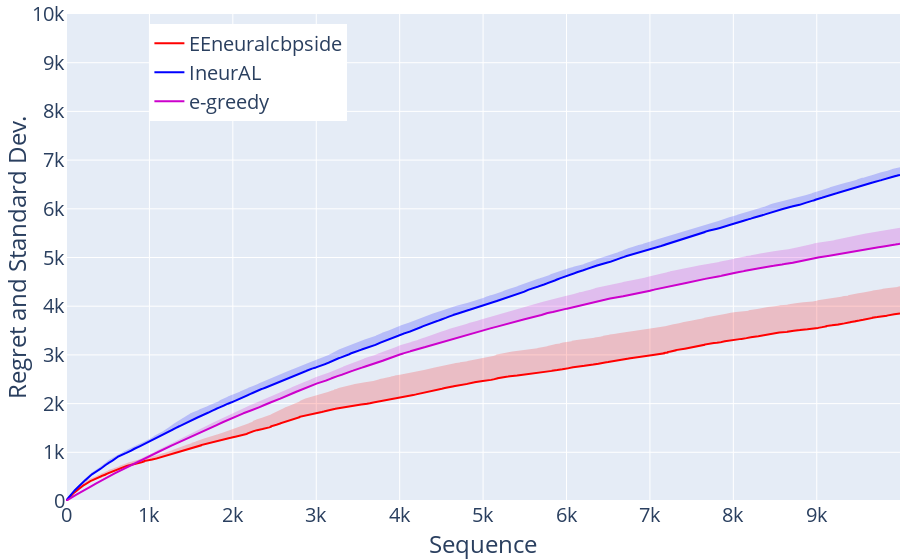

Source (notebook cell):
### Code cell
horizon = 9999
context = 'MNIST'


# colors = [ [0,255,255], [0,0,255], [0,128,0], [128,0,255], [0,0,0], [0,0,0] ]

# labels = [    'neuralcbpside', 'randneuralcbpside',  'margin' , 'cesa', 'ineural' , 'random'] 



# colors = [  [0,255,255], [0,0,255], [0,128,0], [128,0,255], [150,0,50], [0,0,0] ]
# labels = [   'EEneuralcbpside',  'randneuralcbpside', 'random', 'random2', 'ineural' ] 
# legend_labels = [ 'EEneuralcbpside', 'Randneuralcbpside', 'e-greedy1', 'e-greedy2', 'IneurAL' , ] 

material = { 'EEneuralcbpside':{'color':[255,0,0],'label': 'EEneuralcbpside'},
             'ineural':{'color':[0,0,255],'label':'IneurAL'},
             'random2':{'color':[204,0,204],'label':'e-greedy'}  }

            # 'random':{'color':[204,0,204],'label':'e-greedy'},
            #  'margin':{'color':[255,128,0],'label': 'Margin'},
            #  'cesa':{'color':[0,255,0],'label': 'Cesa'},

fig = go.Figure( )

final_regrets = []

for agent_name in material.keys():

    color, l_label = material[agent_name]['color'], material[agent_name]['label']

    r,g,b = color

    direct = './results/'
    if agent_name == 'EEneuralcbpside':
        n_folds = 12
    # elif agent_name == 'EEneuralcbpside':
    #     n_folds = 1
    else:
        n_folds = 10

    path = os.path.join(direct, 'case3_{}_{}_{}_{}.pkl.gz'.format(context,horizon,n_folds,agent_name) )
    result = loadall_results2(path, 12)
    result = result[1:]
    result = result.astype(np.float32)
    print(result)
    
    regret =  np.mean(result,0) 
    xcoords = np.arange(0,horizon,1).tolist()
    std =  np.std( result , 0 )
    upper_regret = regret + std

    # if agent_name == 'random2':
    #     fig.add_trace(go.Scatter(x=xcoords, y=regret, line=dict(color='rgb({},{},{})'.format(r,g,b),  dash=  'dot' ), mode='lines',  name=l_label,  showlegend=True )) 
    # else:
    fig.add_trace(go.Scatter(x=xcoords, y=regret, line=dict(color='rgb({},{},{})'.format(r,g,b),  dash=  'solid' ), mode='lines',  name=l_label,  showlegend=True )) 
    
    fig.add_trace(   go.Scatter( x=xcoords+xcoords[::-1], y=upper_regret.tolist()+regret.tolist()[::-1],  fill='toself', fillcolor='rgba({}, {}, {},0.2)'.format(r,g,b), 
                            line=dict(color='rgba(255,255,255,0)'),   hoverinfo="skip",  showlegend=False )   )

fig.update_layout(autosize=False,
                  xaxis_title="Sequence", yaxis_title="Regret and Standard Dev.",  margin=go.layout.Margin( l=0,   r=0,   b=0,    t=0, ),   
                  font=dict(size=20,),
                  legend= dict(yanchor="top",y=0.98,xanchor="left",x=0.1) )

# fig.update_yaxes( type="log" )
# fig.update_xaxes( type="log" )

fig.update_layout( yaxis=dict(range=[0, 10000] ) )

fig.show()
fig.write_image("./figures/case3.pdf" )

### Figure 1 — Plotly figure (JSON) as saved in the notebook; plotly's stock layout.template omitted (floating-point values rounded to 4 significant figures; data arrays with more than 128 entries replaced by an {"elided": "..."} marker saying what was removed)
{"data": [{"line": {"color": "rgb(255,0,0)", "dash": "solid"}, "mode": "lines", "name": "EEneuralcbpside", "showlegend": true, "type": "scatter", "x": {"elided": "9999 int values"}, "y": {"elided": "9999 float values"}}, {"fill": "toself", "fillcolor": "rgba(255, 0, 0,0.2)", "hoverinfo": "skip", "line": {"color": "rgba(255,255,255,0)"}, "showlegend": false, "type": "scatter", "x": {"elided": "19998 int values"}, "y": {"elided": "19998 float values"}}, {"line": {"color": "rgb(0,0,255)", "dash": "solid"}, "mode": "lines", "name": "IneurAL", "showlegend": true, "type": "scatter", "x": {"elided": "9999 int values"}, "y": {"elided": "9999 float values"}}, {"fill": "toself", "fillcolor": "rgba(0, 0, 255,0.2)", "hoverinfo": "skip", "line": {"color": "rgba(255,255,255,0)"}, "showlegend": false, "type": "scatter", "x": {"elided": "19998 int values"}, "y": {"elided": "19998 float values"}}, {"line": {"color": "rgb(204,0,204)", "dash": "solid"}, "mode": "lines", "name": "e-greedy", "showlegend": true, "type": "scatter", "x": {"elided": "9999 int values"}, "y": {"elided": "9999 float values"}}, {"fill": "toself", "fillcolor": "rgba(204, 0, 204,0.2)", "hoverinfo": "skip", "line": {"color": "rgba(255,255,255,0)"}, "showlegend": false, "type": "scatter", "x": {"elided": "19998 int values"}, "y": {"elided": "19998 float values"}}], "layout": {"autosize": false, "font": {"size": 20}, "legend": {"x": 0.1, "xanchor": "left", "y": 0.98, "yanchor": "top"}, "margin": {"b": 0, "l": 0, "r": 0, "t": 0}, "xaxis": {"title": {"text": "Sequence"}}, "yaxis": {"range": [0, 10000], "title": {"text": "Regret and Standard Dev."}}}}
